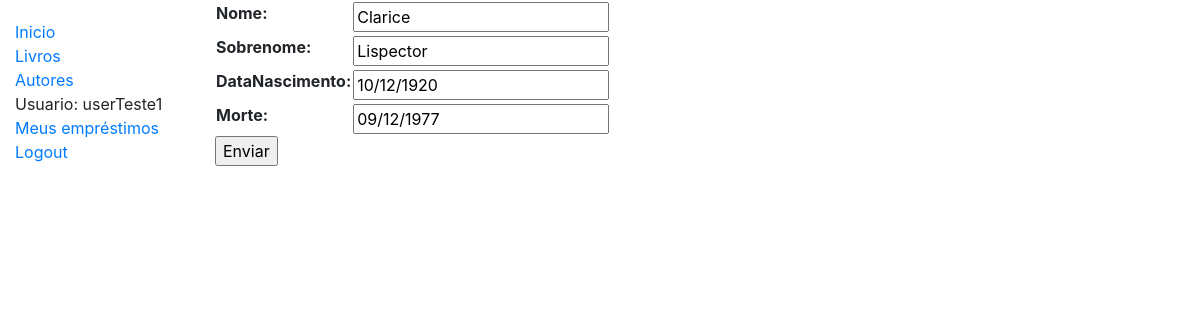
The app's page /catalogos/autor/3/editar/ (signed in) with its own data.
### catalogos/models.py (models this page shows, shortened)
class Autor(models.Model):
    nome = models.CharField(max_length=100)
    sobrenome = models.CharField(max_length=100)
    dataNascimento = models.DateField(null=True, blank=True)
    dataMorte = models.DateField('morte', null=True, blank=True)
    class Meta:
        ordering = ['nome', 'sobrenome']

### catalogos/views.py (the view)
# urls.py: path('autor/<int:pk>/editar/', views.AutorEditar.as_view(), name='autorEditar'),
class AutorEditar(LoginRequiredMixin, UpdateView):
    model = Autor
    fields = ['nome', 'sobrenome', 'dataNascimento', 'dataMorte']
    permission_required = 'catalogos.acessoBibliotecario'

### catalogos/templates/catalogos/autor_form.html (shortened to what this page needs)
{% extends "base.html" %}
{% block content %}
    <form action="" method="POST">
        <table>
            {{ form.as_table }}
        </table>
        <input type="submit" value="Enviar">
    </form>
{% endblock %}

### catalogos/templates/base.html (shortened to what this page needs)
<!DOCTYPE html>
<html lang="pt-BR">
<head>
  <link rel="stylesheet" href="https://stackpath.bootstrapcdn.com/bootstrap/4.1.3/css/bootstrap.min.css">
  {% load static %}
  <link rel="stylesheet" href="{% static 'css/styles.css' %}">
</head>
<body>
  <div class="container-fluid">
    <div class="row">
      <div class="col-sm-2">
      {% block sidebar %}
        <ul class="sidebar-nav">
          <li><a href="{% url 'index' %}">Inicio</a></li>
          <li><a href="{% url 'livros' %}">Livros</a></li>
          <li><a href="{% url 'autores' %}">Autores</a></li>
          {% if user.is_authenticated %}
            <li>Usuario: {{ user.get_username }}</li>
            <li><a href="{% url 'meus-emprestimos' %}">Meus empréstimos</a></li>
            <li><a href="{% url 'logout'%}?next={{request.path}}">Logout</a></li>
          {% else %}
            <li><a href="{% url 'login'%}?next={{request.path}}">Login</a></li>
          {% endif %}
        </ul>
      {% endblock %}
      </div>
      <div class="col-sm-10 ">{% block content %}{% endblock %}
      </div>
    </div>
  </div>
</body>
</html>

### catalogos/templates/static/css/styles.css (style rules this page uses)
.sidebar-nav { margin-top: 20px; padding: 0; list-style: none; }

### records on screen
Autor: nome "Clarice", sobrenome "Lispector", dataNascimento "10/12/1920", dataMorte "09/12/1977"

### other values on screen
{{ user.get_username }} "userTeste1"
